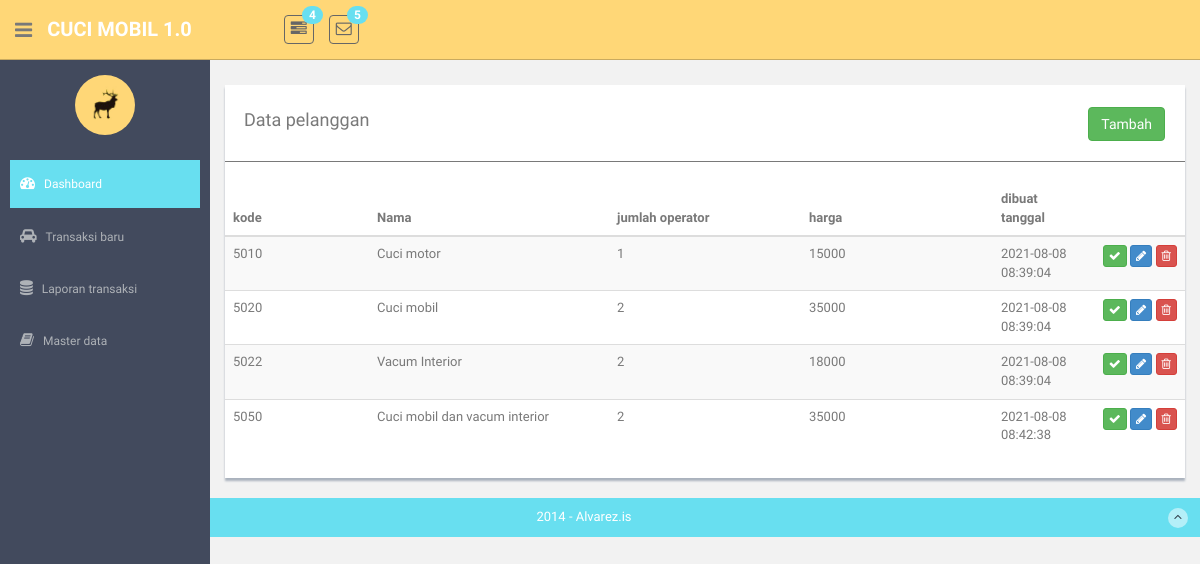
Page /services on the earlier database version.
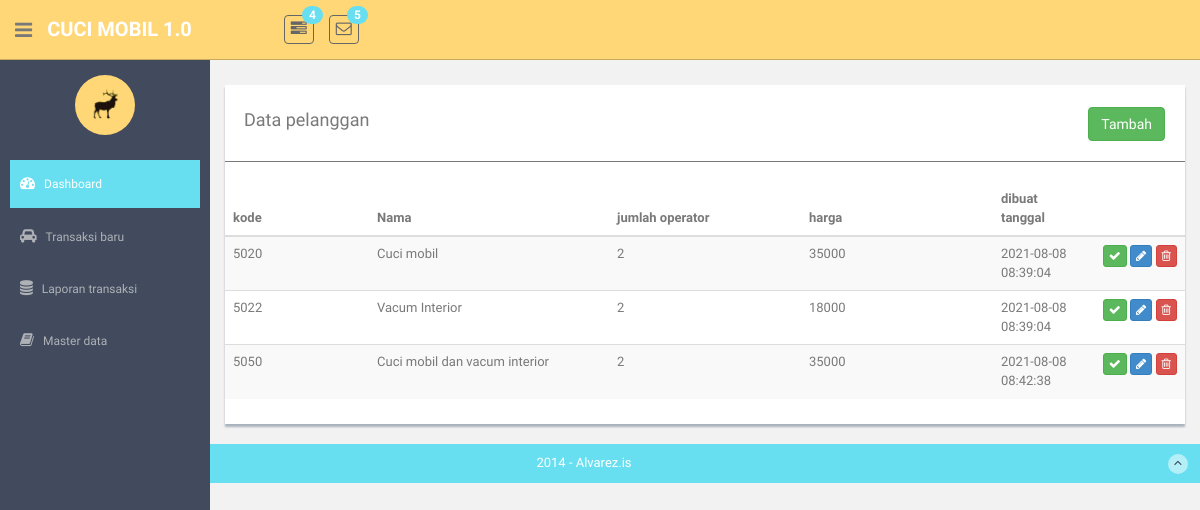
Same page on the later database version.
### model/Services.py (models this page shows)
class Servs(Model):
    id = IntegerField(primary_key=True)
    code = CharField()
    name = CharField()
    price = IntegerField()
    many_operators = IntegerField()
    created_on = CharField()
    class Meta:
        database = db
        db_table = 'services'

### routes_services.py (the view)
@app.route("/services", methods=["GET"])
def services():
    services = ServicesController.list_services()
    print(services)
    return render_template('references/services/services-list.html', services=services)

### controller/ServicesController.py (called while the page is built)
    @staticmethod
    def list_services():
        return Servs.select()

### templates/references/services/services-list.html (shortened to what this page needs)
{% extends "layout.html" %}
{% block content %}
<div class="row mt">
      <div class="col-md-12">
          <div class="content-panel">
              <table class="table table-striped table-advance table-hover">
                <div >
                    <div style="float:left;"><h4>&nbsp; Data pelanggan</h4></div>
                    <div class="pull-right" style="padding-top:7px;padding-right:20px;">
                        <button class="btn btn-success " onclick="javscript:openModal(0)">Tambah</button>
                    </div>
                </div>
                <hr/>
                  <thead>
                  <tr>
                      <th width="15%"> kode</th>
                      <th width="25%"> Nama</th>
                      <th width="20%"> jumlah operator</th>
                      <th width="20%"> harga</th>
                      <th width="10%"> dibuat tanggal</th>
                      <th width="20%"></th>
                  </tr>
                  </thead>
                  <tbody>
                  {% for item in services %}
                  <tr>
                      <td>{{ item.code }} </td>
                      <td>{{ item.name }} </td>
                      <td>{{ item.many_operators }} </td>
                      <td>{{ item.price }} </td>
                      <td>{{ item.created_on }} </td>
                      <td align="right">
                          <button class="btn btn-success btn-xs"><i class="fa fa-check"></i></button>
                          <button class="btn btn-primary btn-xs"  onclick="javscript:openModal({{ item.id }})"><i class="fa fa-pencil"></i></button>
                          <button class="btn btn-danger btn-xs" onclick="javscript:deleteRecord({{ item.id }})"><i class="fa fa-trash-o "></i></button>
                      </td>
                  </tr>
                 {% endfor %}
                  </tbody>
              </table>
          </div>
      </div>
  </div>
{% endblock %}

### templates/layout.html (shortened to what this page needs)
<!DOCTYPE html>
<html lang="en">
  <head>
    <link href="assets/css/bootstrap.css" rel="stylesheet">
    <link href="assets/font-awesome/css/font-awesome.css" rel="stylesheet" />
    <link rel="stylesheet" type="text/css" href="assets/css/zabuto_calendar.css">
    <link rel="stylesheet" type="text/css" href="assets/js/gritter/css/jquery.gritter.css" />
    <link rel="stylesheet" type="text/css" href="assets/lineicons/style.css">
     <link rel="stylesheet" href="//code.jquery.com/ui/1.12.1/themes/base/jquery-ui.css">
    <link href="assets/css/style.css" rel="stylesheet">
    <link href="assets/css/style-responsive.css" rel="stylesheet">
  </head>
  <body>
  <section id="container" >
		{% include  "header.html" %}
      <aside>
		{% include  "nav.html" %}
      </aside>
      <section id="main-content">
          <section class="wrapper">
			  {% block content %}{% endblock %}
          </section>
      </section>
      <footer class="site-footer">
          <div class="text-center">
              2014 - Alvarez.is
              <a href="index.html#" class="go-top">
                  <i class="fa fa-angle-up"></i>
              </a>
          </div>
      </footer>
  </section>
  </body>
</html>

### templates/header.html (shortened to what this page needs)
<header class="header black-bg">
      <div class="sidebar-toggle-box">
          <div class="fa fa-bars tooltips" data-placement="right" data-original-title="Toggle Navigation"></div>
      </div>
    <a href="index.html" class="logo"><b>CUCI MOBIL 1.0</b></a>
    <div class="nav notify-row" id="top_menu">
        <ul class="nav top-menu">
            <li class="dropdown">
                <a data-toggle="dropdown" class="dropdown-toggle" href="index.html#">
                    <i class="fa fa-tasks"></i>
                    <span class="badge bg-theme">4</span>
                </a>
            </li>
            <li id="header_inbox_bar" class="dropdown">
                <a data-toggle="dropdown" class="dropdown-toggle" href="index.html#">
                    <i class="fa fa-envelope-o"></i>
                    <span class="badge bg-theme">5</span>
                </a>
            </li>
        </ul>
    </div>
</header>

### templates/nav.html (shortened to what this page needs)
<div id="sidebar"  class="nav-collapse ">
              <ul class="sidebar-menu" id="nav-accordion">
              	  <p class="centered"><a href="profile.html"><img src="assets/img/ui-sam.jpg" class="img-circle" width="60"></a></p>
                  <li class="mt">
                      <a class="active" href="index.html">
                          <i class="fa fa-dashboard"></i>
                          <span>Dashboard</span>
                      </a>
                  </li>
                  <li class="sub-menu">
                      <a  href="/transactions">
                          <i class="fa fa-car"></i>
                          <span>Transaksi baru</span>
                      </a>
                  </li>
                  <li class="sub-menu">
                      <a href="javascript:;" >
                          <i class="fa fa-database"></i>
                          <span>Laporan transaksi</span>
                      </a>
                  </li>
                  <li class="sub-menu">
                      <a href="javascript:;" >
                          <i class="fa fa-book"></i>
                          <span>Master data</span>
                      </a>
                  </li>
              </ul>
          </div>

Differences in the rows shown:
removed Servs: code "5010", name "Cuci motor", many_operators "1", price "15000", created_on "2021-08-08 08:39:04"
